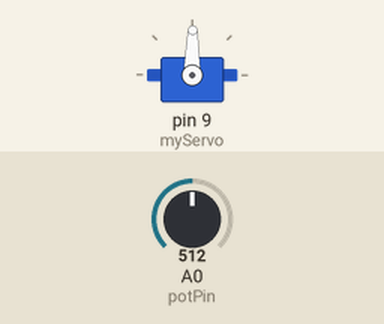
The sketch below on a simulated Arduino Uno, built with avr-gcc and run on an emulated ATmega328P. On the bench: servo. The inputs (shaded band) are chosen by the test bench; at power-on: A0 (potPin) = 512.

Above: at 1.2 s.
1.3 s: A0 (potPin) set to 716
At 2.3 s:
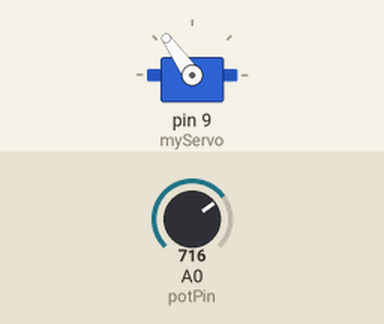
2.8 s: A0 (potPin) set to 900
At 3.2 s:
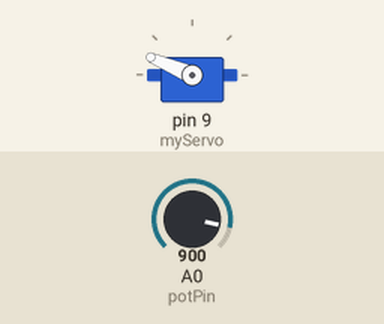
4.3 s: A0 (potPin) set to 1023
At 4.6 s:
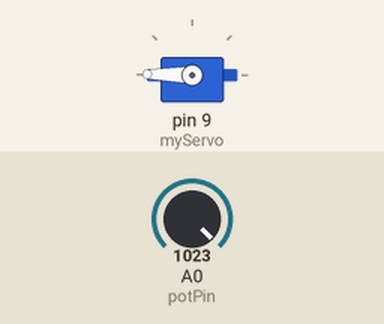
5.8 s: A0 (potPin) set to 306
At 6.6 s:
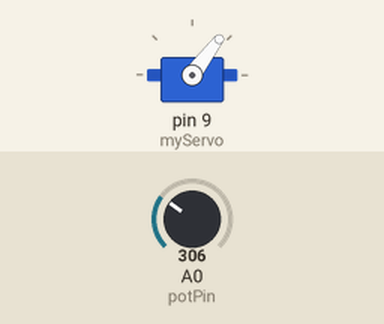
7.3 s: A0 (potPin) set to 122
At 8.1 s:
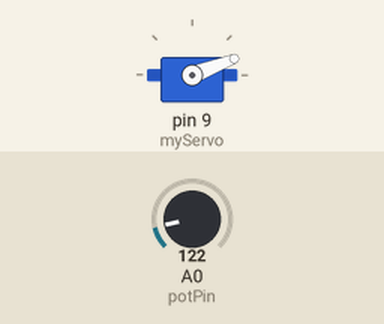
8.8 s: A0 (potPin) set to 511
At 10.1 s:
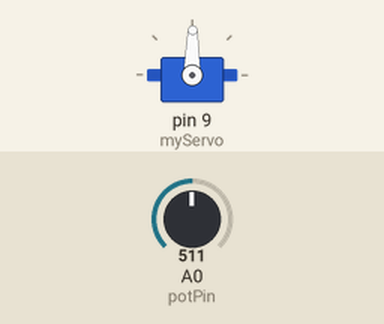
Timing chart, 0 to 11.3 s (numbered marks = the images above; inputs shaded):
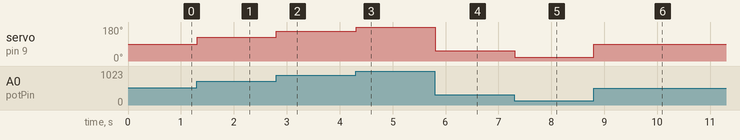

The sketch:

mood_cue.ino
```cpp
#include <Servo.h>

Servo myServo;

int potPin = A0;
int potVal;
int angle;

void setup() {
  // put your setup code here, to run once:
  myServo.attach(9);
}

void loop() {
  // put your main code here, to run repeatedly:
  potVal = analogRead(potPin);
  angle = map(potVal, 0, 1023, 0, 179);
  myServo.write(angle);
  delay(15);
}
```

Measured:
- after the input at 1.3 s, servo on pin 9 (myServo): 89° → 125° at once
- after the input at 2.8 s, servo on pin 9 (myServo): 125° → 157° at once
- after the input at 4.3 s, servo on pin 9 (myServo): 157° → 179° at once
- after the input at 5.8 s, servo on pin 9 (myServo): 179° → 53° at once
- after the input at 7.3 s, servo on pin 9 (myServo): 53° → 21° at once
- after the input at 8.8 s, servo on pin 9 (myServo): 21° → 89° at once
